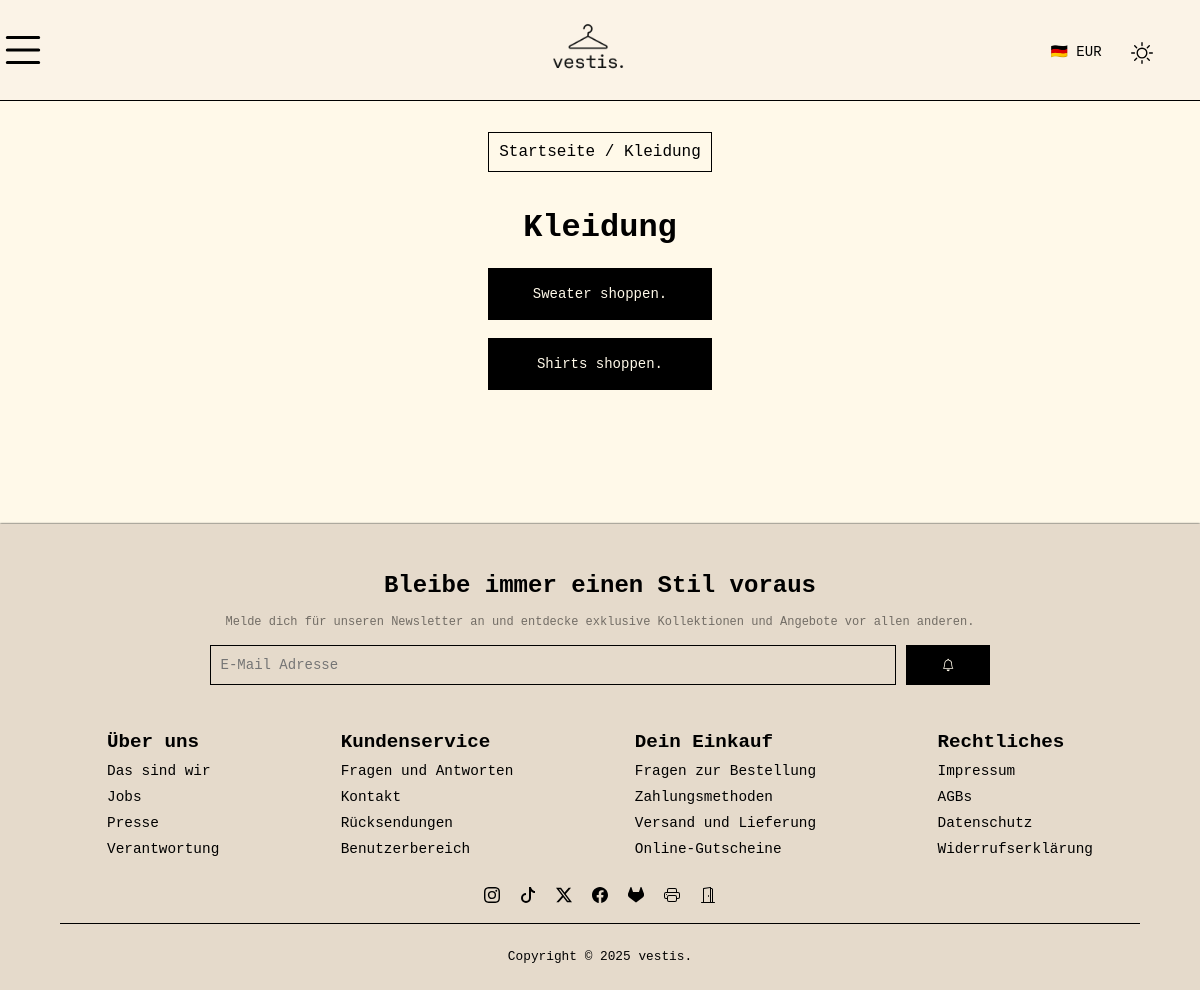
/categories?categoryId=1, run on the app's committed database.
### tables this page shows
CREATE TABLE `category` (
  `id` int(11) NOT NULL,
  `name` varchar(255) NOT NULL,
  `parentCategoryId` int(11) DEFAULT NULL
);

CREATE TABLE `globalConfig` (
  `attribute` varchar(255) NOT NULL,
  `value` text DEFAULT NULL
);

### Kernel.php (called while the page is built, shortened)
<?php
class Kernel
{
    public function run(): void
    {
        $this->handleRoute();
    }
    private function handleRoute(): void
    {
        $routes = require __DIR__.'/routes.php';
        $pathname = PathUtility::getPathname();
        [$controllerClass, $method] = $routes[$pathname];
        $controller = new $controllerClass();
        try {
            $controller->$method();
        } catch (Throwable $exception) {
            ob_end_clean();
            $errorMessage = $exception->getMessage();
            $acceptHeader = $_SERVER['HTTP_ACCEPT'] ?? null;
            if (str_contains($acceptHeader, 'application/json')) {
                header('Content-type: application/json');
                echo json_encode(['errorMessage' => $errorMessage]);
            } else {
                require_once __DIR__.'/views/error.php';
            }
        }
    }
}

### public/router.php (called while the page is built)
<?php
require_once __DIR__ ."/../autoload.php";
require_once __DIR__ ."/../Kernel.php";
(new Kernel())->run();

### database/Repositories/QueryAbstraction.php (called while the page is built, shortened)
<?php
class QueryAbstraction
{
    public static function fetchManyAs(?string $className, string $query, array $params = []): array
    {
        $statement = QueryAbstraction::prepareAndExecuteStatement($query, $params);
        $results =  $statement->fetchAll(\PDO::FETCH_ASSOC);
        return array_map(fn (array $item) => self::convertAssocToClass($className, $item), $results);
    }
    public static function fetchOneAs(?string $className, string $query, array $params = []): mixed
    {
        $newQuery = sprintf("%s LIMIT 1", $query);
        $statement = QueryAbstraction::prepareAndExecuteStatement($newQuery, $params);
        $assoc =  $statement->fetch(\PDO::FETCH_ASSOC) ?? null;
        if (null !== $assoc && false !== $assoc && $className !== null) {
            return self::convertAssocToClass($className, $assoc);
        }
        return null;
    }
    private static function prepareAndExecuteStatement(string $query, array $params = []): \PDOStatement
    {
        $connection = $GLOBALS['dbConnection'];
        $normalizedParams = self::normalizeParams($query, $params);
        try {
            $statement = $connection->prepare($query);
            self::bindParams($statement, $normalizedParams);
            $statement->execute();
        } catch (\PDOException $e) {
            throw new DatabaseException($e->getMessage(), is_int($e->getCode()) ? $e->getCode() : -1, $e);
        }
        return $statement;
    }
    private static function convertAssocToClass(string $className, array $assoc): mixed
    {
        $reflectionClass = new \ReflectionClass($className);
        try {
            $instance = $reflectionClass->newInstance();
        } catch (\ReflectionException $e) {
            throw new DatabaseException($e->getMessage(), $e->getCode(), $e);
        }
        foreach ($assoc as $key => $value) {
            if ($reflectionClass->hasProperty($key)) {
                $property = $reflectionClass->getProperty($key);
                $type = $property->getType();
                if (is_string($value)) {
                    $value = preg_replace('/^[\s\p{Z}\x00-\x1F]+|[\s\p{Z}\x00-\x1F\x7F]+$/u', '', $value);
                }
            }
        }
        return $instance;
    }
    private static function normalizeParams(string &$query, array $params): array
    {
        $normalizedParams = [];
        foreach ($params as $key => $value) {
            if (is_array($value)) {
                $newParams = [];
                if (count($value) === 0) {
                    $normalizedParams[$key] = null;
                } else {
                    foreach ($value as $i => $subValue) {
                        $newParams["{$key}_$i"] = $subValue;
                    }
                    $newQueryParamArray = array_map(fn (string $param) => sprintf(":%s", $param), array_keys($newParams));
                    $query = str_replace(':' . $key, sprintf('(%s)', implode(', ', $newQueryParamArray)), $query);
                    $normalizedParams = array_merge($normalizedParams, $newParams);
                }
            } else {
                $normalizedParams[$key] = $value;
            }
        }
        return $normalizedParams;
    }
    private static function bindParams(\PDOStatement &$stmt, array $params): void
    {
        foreach ($params as $key => $value) {
            if (is_bool($value)) {
                $stmt->bindValue($key, $value, \PDO::PARAM_BOOL);
            } else {
                $stmt->bindValue($key, $value);
            }
        }
    }
}

### database/Repositories/CategoryRepository.php (called while the page is built, shortened)
<?php
class CategoryRepository
{
    public static function findById(int $id): ?Category
    {
        return QueryAbstraction::fetchOneAs(Category::class, "SELECT * FROM category WHERE id = :id", ['id' => $id]);
    }
    public static function findByParentId(int $id): array
    {
        return QueryAbstraction::fetchManyAs(Category::class, "SELECT * FROM category WHERE parentCategoryId = :id", ["id" => $id]);
    }
}

### database/Models/Category.php (called while the page is built, shortened)
<?php
class Category
{
    public int $id;
    public ?int $parentCategoryId;
    private ?Category $parentCategory = null;
    private ?array $childCategories = null;
    public function getChildCategories(): array
    {
        if (null !== $this->childCategories) {
            return $this->childCategories;
        }
        $this->childCategories = CategoryRepository::findByParentId($this->id);
        return $this->childCategories;
    }
    public function getParentCategory(): ?Category
    {
        if (null === $this->parentCategoryId) {
            return null;
        }
        if (null !== $this->parentCategory) {
            return $this->parentCategory;
        }
        $this->parentCategory = CategoryRepository::findById($this->parentCategoryId);
        return $this->parentCategory;
    }
}

### autoload.php (called while the page is built, shortened)
<?php
spl_autoload_register(function ($class) {
    $prefixes = [
        'Vestis\\Database\\' => __DIR__ . '/database/',
        'Vestis\\Service\\' => __DIR__ . '/service/',
        'Vestis\\Exception\\' => __DIR__ . '/exception/',
        'Vestis\\Controller\\' => __DIR__ . '/controller/',
        'Vestis\\Utility\\' => __DIR__ . '/utility/',
    ];
    foreach ($prefixes as $prefix => $baseDir) {
        $len = strlen($prefix);
        if (strncmp($prefix, $class, $len) !== 0) {
            continue;
        }
        $relativeClass = substr($class, $len);
        $file = $baseDir . str_replace('\\', '/', $relativeClass) . '.php';
        if (file_exists($file)) {
            return;
        }
    }
});

### utility/BreadcrumbsUtility.php (called while the page is built, shortened)
<?php
class BreadcrumbsUtility
{
    public static function generateCategoryBreadcrumbsBase64(Category $category): string
    {
        $links = [self::ROOT_PATH];
        if ($category->getParentCategory() !== null) {
            $links[] = ['name' => $category->getParentCategory()->name, 'url' => '/categories?categoryId=' . $category->getParentCategory()->id];
        }
        $links[] = ['name' => $category->name, 'url' => null];
        $encoded = json_encode($links);
        return Base64Utility::base64UrlEncode($encoded);
    }
}

### utility/Base64Utility.php (called while the page is built, shortened)
<?php
class Base64Utility
{
    public static function base64UrlEncode(string $data): string
    {
        return rtrim(strtr(base64_encode($data), '+/', '-_'), '=');
    }
}

### database/Repositories/GlobalConfigRepository.php (called while the page is built, shortened)
<?php
class GlobalConfigRepository
{
    public static function getValue(string $attribute): ?string
    {
        $config = self::findByAttribute($attribute);
        return $config?->value;
    }
    public static function findByAttribute(string $attribute): ?GlobalConfig
    {
        return QueryAbstraction::fetchOneAs(GlobalConfig::class, "SELECT * FROM globalConfig WHERE attribute = :attr", ["attr" => $attribute]);
    }
}

### service/AuthService.php (called while the page is built, shortened)
<?php
class AuthService
{
    public static function isCustomer(): bool
    {
        return false;
    }
}

### views/categories/childCategories.php (the view, shortened to what this page needs)
<!DOCTYPE html>
<html lang="de">
<head>
    <?php include(__DIR__."/../../components/head.php"); ?>
</head>
<body>
<?php include(__DIR__."/../../components/header.php"); ?>
<main>
    <?php include(__DIR__."/../../components/breadcrumbs.php"); ?>
    <h1><?= $category->name ?></h1>
    <?php foreach ($category->getChildCategories() as $childCategory): ?>
        <?php
            $uri = sprintf('/categories?categoryId=%s&%s=%s', $childCategory->id, BreadcrumbsUtility::FIELD_NAME, BreadcrumbsUtility::generateCategoryBreadcrumbsBase64($childCategory));
        ?>
        <a class="btn" href="<?= $uri ?>"><?= $childCategory->name ?> shoppen.</a><br>
    <?php endforeach; ?>
</main>
<?php include(__DIR__."/../../components/footer.php"); ?>
</body>
</html>

### components/footer.php (shortened to what this page needs)
<footer>
    <div class="footer-newsletter">
        <h2>
            <?= GCR::getValue('FOOTER_HEADING') ?>
        </h2>
        <p>
            <?= GCR::getValue('FOOTER_SUBTITLE') ?>
        </p>
        <form class="form-row form-newsletter" action="/newsletter/subscribe" method="post">
            <label>
                <input type="email" name="mail" placeholder="E-Mail Adresse">
            </label>
            <button type="submit" class="btn">
            </button>
        </form>
    </div>
    <div class="footer-categories">
        <div class="footer-category">
            <h4>Über uns</h4>
            <a href="/about-us/about">Das sind wir</a>
            <a href="/about-us/jobs">Jobs</a>
            <a href="/about-us/press">Presse</a>
            <a href="/about-us/responsibility">Verantwortung</a>
        </div>
        <div class="footer-category">
            <h4>Kundenservice</h4>
            <a href="/customer-service/faq">Fragen und Antworten</a>
            <a href="/customer-service/contact">Kontakt</a>
            <a href="/customer-service/returns">Rücksendungen</a>
            <?php if (AuthService::isCustomer()) : ?>
                <a href="/user-area/user">Benutzerbereich</a>
            <?php else: ?>
                <a href="/auth/login">Benutzerbereich</a>
            <?php endif; ?>
        </div>
        <div class="footer-category">
            <h4>Dein Einkauf</h4>
            <a href="/your-purchase/order">Fragen zur Bestellung</a>
            <a href="/your-purchase/paymentmethods">Zahlungsmethoden</a>
            <a href="/your-purchase/shipment">Versand und Lieferung</a>
            <a href="/your-purchase/vouchers">Online-Gutscheine</a>
        </div>
        <div class="footer-category">
            <h4>Rechtliches</h4>
            <a href="/legal/impress">Impressum</a>
            <a href="/legal/gtc">AGBs</a>
            <a href="/legal/privacypolicy">Datenschutz</a>
            <a href="/legal/revocation">Widerrufserklärung</a>
        </div>
    </div>
    <div class="footer-bottom">
        <div class="footer-social">
            <a href="<?= GCR::getValue('FOOTER_INSTAGRAM_LINK') ?>" target="_blank">
            </a>
            <a href="<?= GCR::getValue('FOOTER_TIKTOK_LINK') ?>" target="_blank">
                <svg xmlns="http://www.w3.org/2000/svg" fill="currentColor" class="bi bi-tiktok"
                     viewBox="0 0 16 16">
                    <path d="M9 0h1.98c.144.715.54 1.617 1.235 2.512C12.895 3.389 13.797 4 15 4v2c-1.753 0-3.07-.814-4-1.829V11a5 5 0 1 1-5-5v2a3 3 0 1 0 3 3z"/>
                </svg>
            </a>
            <a href="<?= GCR::getValue('FOOTER_X_LINK') ?>" target="_blank">
                <svg xmlns="http://www.w3.org/2000/svg" fill="currentColor"
                     class="bi bi-twitter-x"
                     viewBox="0 0 16 16">
                    <path d="M12.6.75h2.454l-5.36 6.142L16 15.25h-4.937l-3.867-5.07-4.425 5.07H.316l5.733-6.57L0 .75h5.063l3.495 4.633L12.601.75Zm-.86 13.028h1.36L4.323 2.145H2.865z"/>
                </svg>
            </a>
            <a href="<?= GCR::getValue('FOOTER_FACEBOOK_LINK') ?>" target="_blank">
            </a>
            <a href="/katze.html">
            </a>
            <a href="/drucker.html">
            </a>
            <a href="/intern.html">
            </a>
        </div>
    </div>
    <div class="footer-copyright">
        <p>Copyright &#169; 2025 vestis.</p>
    </div>
</footer>

### public/style.css (style rules this page uses)
:root { --primary-background-color: #fff9e9; --footer-background-color: #e5dacb; --header-background-color: #fbf3e7; --card-background-color: #fbf4e2; --sidebar-color: #ebdfcf; --text-color: black; --button-color: black; --button-secondary-text-color: var(--text-color); --button-hover-color: #656565; --accent-color: #b35c7d; --danger-color: darkred; --success-color: #73956f; --form-box-shadow-color: rgba(0, 0, 0, 0.62); --th-background-color: #e5dacb; --z-index-popover: 1000; --header-height: 100px; --button-font-size: 14px; }
html { scroll-behavior: smooth; }
h1 { text-align: center; }
h1, h2, h3, h4, h5, p, span, strong, td, small, th { color: var(--text-color); }
* { font-family: "PT Mono", monospace; }
p { font-size: 12px; text-align: justify; color: var(--text-color); }
body { background-color: var(--primary-background-color); display: flex; flex-direction: column; align-items: center; margin: 0; min-height: 100vh; }
main { padding: calc(var(--header-height) + 16px) 0; flex: 1; display: flex; flex-direction: column; justify-content: center; }
footer { width: 100%; bottom: 0; height: auto; background-color: var(--footer-background-color); display: flex; align-items: center; justify-content: space-between; flex-direction: column; margin: 0; box-shadow: 0 0 2px var(--text-color); }
.footer-categories { display: flex; align-items: center; justify-content: space-evenly; width: 100%; margin: 0; }
.footer-category { display: flex; gap: 10px; margin: 1em; justify-content: flex-start; flex-direction: column; height: 90%; width: max-content; font-size: 0.9rem; text-align: left; }
.footer-category h4 { font-size: 1.2rem; text-align: left; }
.footer-category a { width: fit-content; }
.footer-newsletter { margin: 2rem; }
.footer-newsletter p { opacity: 0.5; text-align: center; margin: 1rem; }
.footer-newsletter h2 { margin: 1rem; text-align: center; }
.footer-newsletter input, .footer-newsletter label { height: 40px; width: 100%; }
.form-newsletter button { height: 40px; }
.footer-bottom { display: flex; flex-direction: row; justify-content: center; width: 90%; border-bottom: 1px solid var(--text-color); }
.footer-social { display: flex; flex-direction: row; align-items: center; gap: 20px; justify-content: center; padding: 15px 0 15px 0; }
.footer-social svg { fill: var(--text-color); height: 16px; width: 16px; }
.footer-copyright p { display: flex; font-size: 0.8em; margin: 2em; }
a { text-decoration: none; color: var(--text-color); }
.btn { color: var(--primary-background-color); background-color: var(--button-color); border-radius: 0; border: none; padding: 18px 36px; font-size: var(--button-font-size); cursor: pointer; position: relative; overflow: hidden; display: flex; align-items: center; justify-content: center; z-index: 0; }
.btn::before { content: ""; position: absolute; top: 0; left: 0; width: 0; height: 100%; background-color: var(--button-hover-color); z-index: -1; transition: width 0.3s ease-in; }
.btn svg { width: var(--button-font-size); height: var(--button-font-size); }
.card h2, h4 { margin: 0; }
input, .form-box select, select.retro { padding: 10px; font-size: 14px; border-radius: 0; border: 1px solid var(--text-color); width: 100%; text-align: left !important; box-sizing: border-box; background: inherit; color: var(--text-color); }
form { color: var(--text-color); display: flex; flex-direction: column; align-items: center; gap: 1em; width: 100%; }
.form-row { display: flex; flex-direction: row; gap: 10px; }

### data on the page
category: name "Kleidung"
category: name "Sweater"
category: name "Shirts"
globalconfig: value "Bleibe immer einen Stil voraus"
globalconfig: value "Melde dich für unseren Newsletter an und entdecke exklusive Kollektionen und Angebote vor allen anderen."
